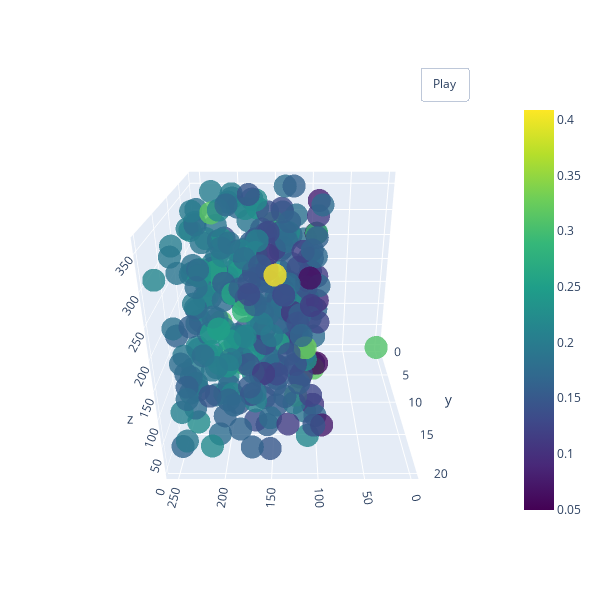
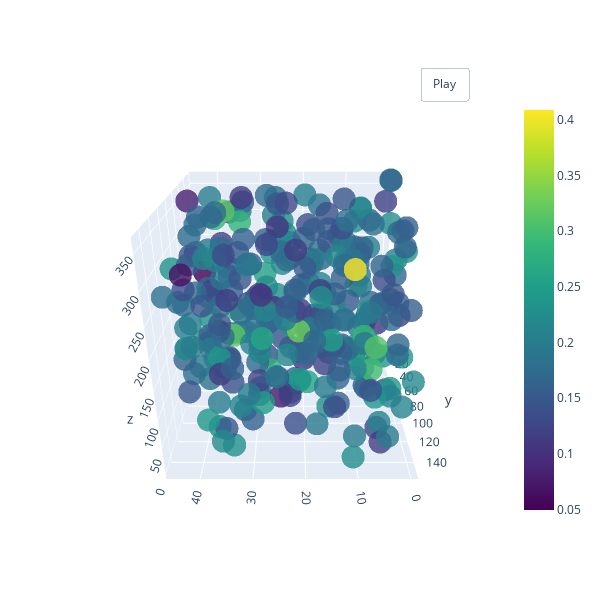

Source (notebook cell) for these figures, in order:
### Code cell
x,y,z,c = drawing_utils.GetFormated(x_train_l,0,1,2,y_train_l)
drawing_utils.draw_samples_distribution_3D_rotating(x,y,z,c)
x,y,z,c = drawing_utils.GetFormated(x_train_l,3,4,2,y_train_l)
drawing_utils.draw_samples_distribution_3D_rotating(x,y,z,c)

### Figure 1 — Plotly figure (JSON) as saved in the notebook; plotly's stock layout.template omitted (floating-point values rounded to 4 significant figures; data arrays with more than 128 entries replaced by an {"elided": "..."} marker saying what was removed)
{"data": [{"marker": {"color": {"elided": "303 float values"}, "colorscale": [[0, "#440154"], [0.1111, "#482878"], [0.2222, "#3e4989"], [0.3333, "#31688e"], [0.4444, "#26828e"], [0.5556, "#1f9e89"], [0.6667, "#35b779"], [0.7778, "#6ece58"], [0.8889, "#b5de2b"], [1, "#fde725"]], "opacity": 0.8, "showscale": true, "size": 8}, "mode": "markers", "type": "scatter3d", "x": {"elided": "303 int values"}, "y": {"elided": "303 int values"}, "z": {"elided": "303 int values"}}], "layout": {"height": 600, "scene": {"camera": {"eye": {"x": 0, "y": 2, "z": 1}}}, "title": {"text": ""}, "updatemenus": [{"buttons": [{"args": [null, {"frame": {"duration": 5, "redraw": true}, "fromcurrent": true, "mode": "immediate", "transition": {"duration": 0}}], "label": "Play", "method": "animate"}], "pad": {"r": 10, "t": 45}, "showactive": false, "type": "buttons", "x": 0.8, "xanchor": "left", "y": 1, "yanchor": "bottom"}], "width": 600}}

### Figure 2 — Plotly figure (JSON) as saved in the notebook; plotly's stock layout.template omitted (floating-point values rounded to 4 significant figures; data arrays with more than 128 entries replaced by an {"elided": "..."} marker saying what was removed)
{"data": [{"marker": {"color": {"elided": "303 float values"}, "colorscale": [[0, "#440154"], [0.1111, "#482878"], [0.2222, "#3e4989"], [0.3333, "#31688e"], [0.4444, "#26828e"], [0.5556, "#1f9e89"], [0.6667, "#35b779"], [0.7778, "#6ece58"], [0.8889, "#b5de2b"], [1, "#fde725"]], "opacity": 0.8, "showscale": true, "size": 8}, "mode": "markers", "type": "scatter3d", "x": {"elided": "303 int values"}, "y": {"elided": "303 float values"}, "z": {"elided": "303 int values"}}], "layout": {"height": 600, "scene": {"camera": {"eye": {"x": 0, "y": 2, "z": 1}}}, "title": {"text": ""}, "updatemenus": [{"buttons": [{"args": [null, {"frame": {"duration": 5, "redraw": true}, "fromcurrent": true, "mode": "immediate", "transition": {"duration": 0}}], "label": "Play", "method": "animate"}], "pad": {"r": 10, "t": 45}, "showactive": false, "type": "buttons", "x": 0.8, "xanchor": "left", "y": 1, "yanchor": "bottom"}], "width": 600}}
